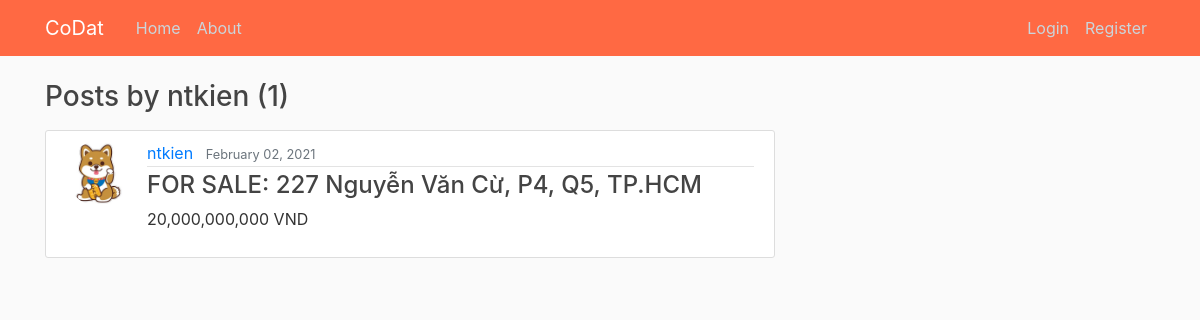
The app's page /user/ntkien, older data.
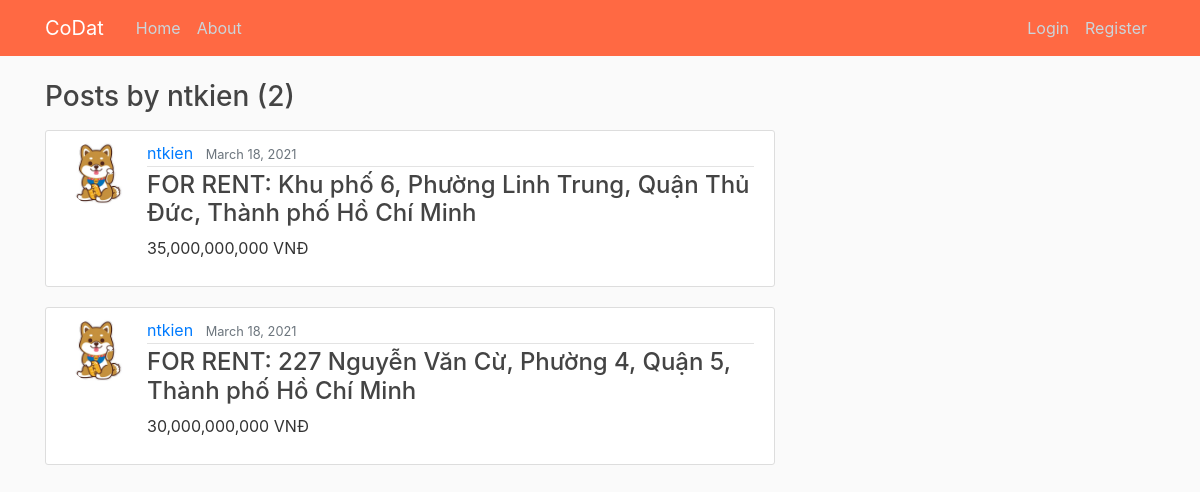
The same page, newer data.
### HomePage/models.py (models this page shows, shortened)
class Post(models.Model):
    status = models.CharField(max_length=10, choices=STATUS)
    price = models.CharField(max_length=20)
    address = models.CharField(max_length=100)
    description = models.TextField()
    date_posted = models.DateTimeField(default=timezone.now)
    author = models.ForeignKey(User, on_delete=models.CASCADE)
    likes = models.ManyToManyField(User, related_name="blog_posts")

### users/models.py (models this page shows, shortened)
class Profile(models.Model):
	user = models.OneToOneField(User, on_delete=models.CASCADE)
	image = models.ImageField(default='default.jpg', upload_to='profile_pics')
	phone_number = models.CharField(max_length=12)
	bank = models.CharField(max_length=30)
	bank_number = models.CharField(max_length=20)

### HomePage/views.py (the view)
# urls.py: path('user/<str:username>', UserPostListView.as_view(), name='user-posts'),
class UserPostListView(ListView):
    model = Post
    template_name = 'HomePage/user_posts.html' # <app>/<model>_<viewtype>.html
    context_object_name = 'posts'
    ordering = ['-date_posted']
    paginate_by = 2
    def get_queryset(self):
        user = get_object_or_404(User, username=self.kwargs.get('username'))
        return Post.objects.filter(author=user).order_by('-date_posted')

### HomePage/templates/HomePage/user_posts.html (shortened to what this page needs)
{% extends "HomePage/base.html" %}
{% block content %}
    <h3 class="mb-3">Posts by {{ view.kwargs.username }} ({{ page_obj.paginator.count }})</h3>
    {% for post in posts %}
        <article class="media content-section">
            <img class="rounded-circle article-img" src="{{ post.author.profile.image.url }}">
            <div class="media-body">
                <div class="article-metadata">
                    <a class="mr-2" href="{% url 'user-posts' post.author.username %}">{{ post.author }}</a>
                    <small class="text-muted">{{ post.date_posted|date:"F d, Y" }}</small>
                </div>
                <h4><a class="article-address" href="{% url 'post-detail' post.id %}">
                    {{ post.status }}: {{ post.address }}
                </a></h4>
                <p>{{ post.price }}</p>
            </div>
        </article>
    {% endfor %}
{% endblock content %}

Row changes from the older to the newer data that the page shows:
added Post: author.profile.image (picture), author "ntkien", date_posted "March 18, 2021", status "FOR RENT", address "Khu phố 6, Phường Linh Trung, Quận Thủ Đức, Thành phố Hồ Chí Minh", price "35,000,000,000 VNĐ"
changed Post: date_posted "February 02, 2021" → "March 18, 2021"; status "FOR SALE" → "FOR RENT"; address "227 Nguyễn Văn Cừ, P4, Q5, TP.HCM" → "227 Nguyễn Văn Cừ, Phường 4, Quận 5, Thành phố Hồ Chí Minh"; price "20,000,000,000 VND" → "30,000,000,000 VNĐ"
Text that changed along with them:
{{ page_obj.paginator.count }}: "1" → "2"
